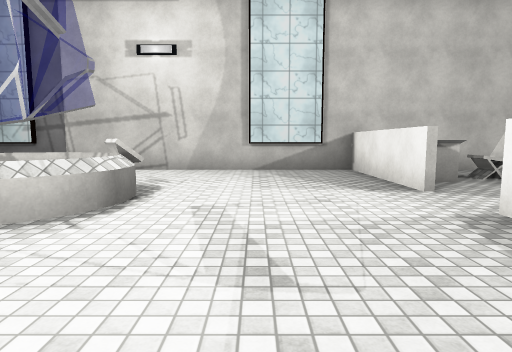
[1] (above)

17 first-person views from a walk through a Unity game level. The camera is 1.4 m above the floor, tilts 6° down and sees 75° across. Doors are open. The floor is counted in squares, 1.95 m on a side. Each view is taken from the middle of a square. On the plan, view 1 faces up. The plan holds only what a view shows up to about 11 squares ahead; the rest is blank. The place goes on beyond the plan. The player is left out. Some animated figures are left out. Surface patterns are stand-ins for the level's own textures.

[2]
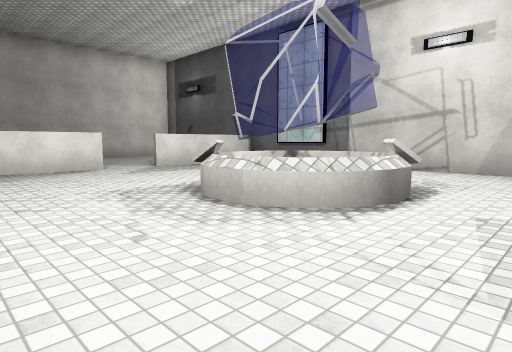

[3]
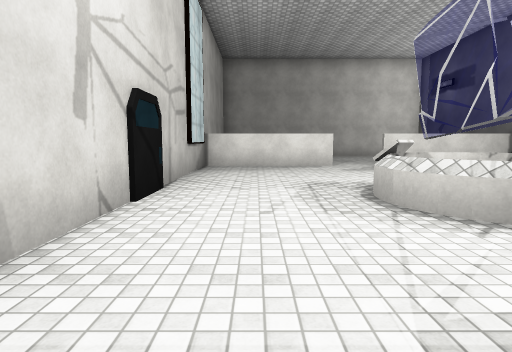

[4]
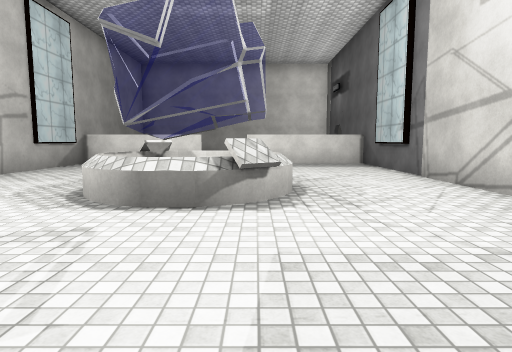

[5]
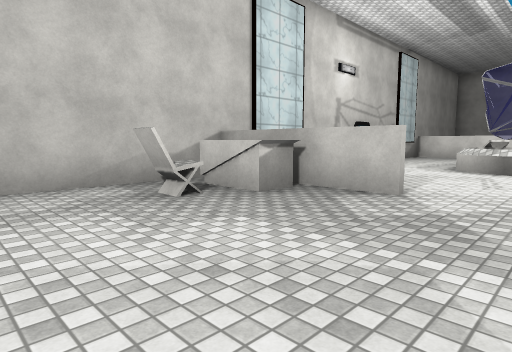

[6]
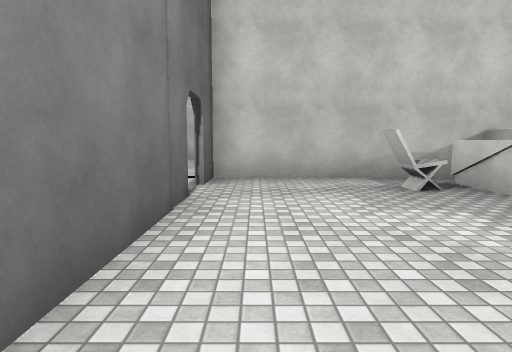

[7]
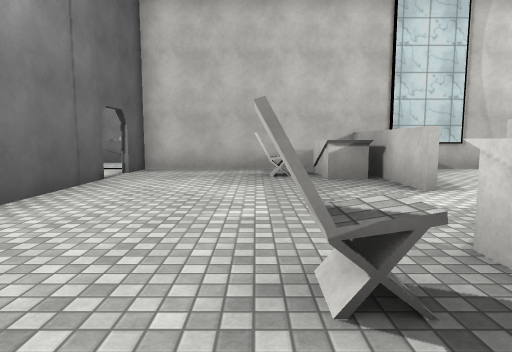

[8]
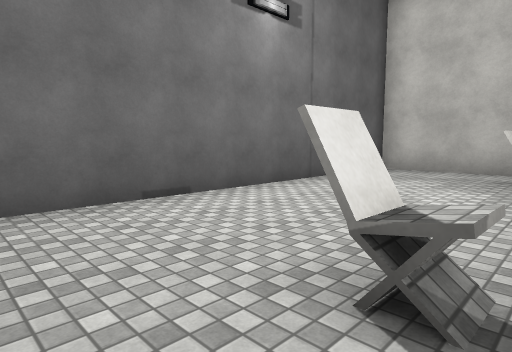

[9]
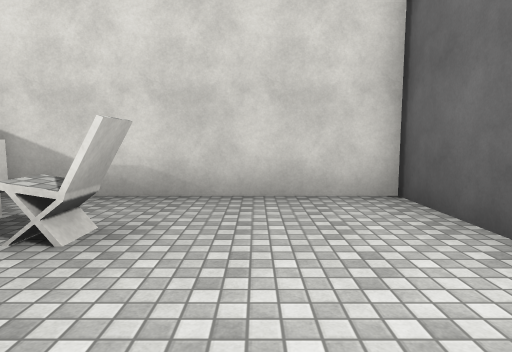

[10]
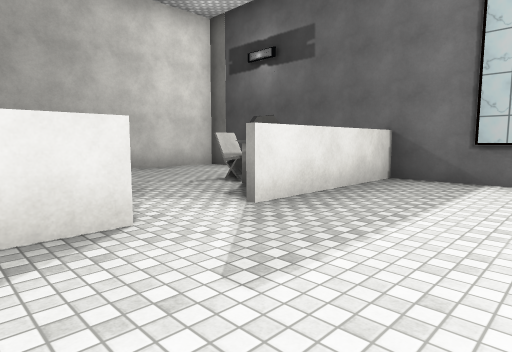

[11]
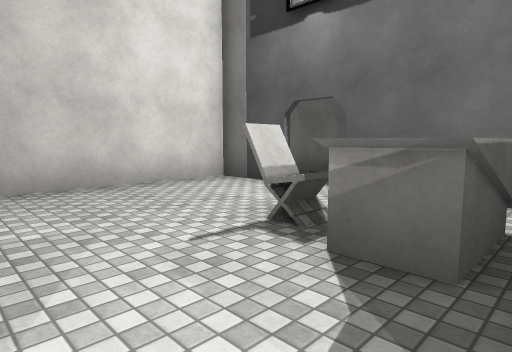

[12]
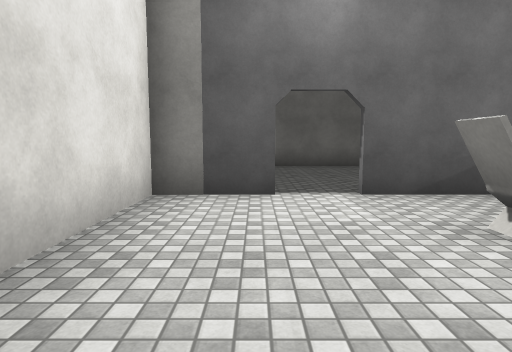

[13]
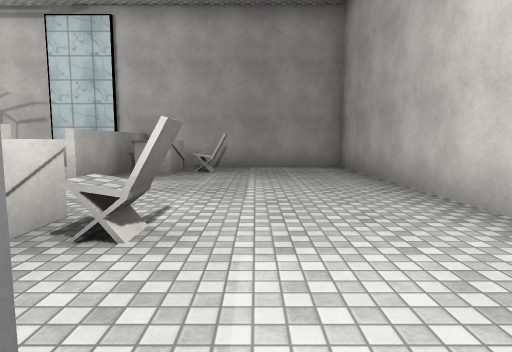

[14]
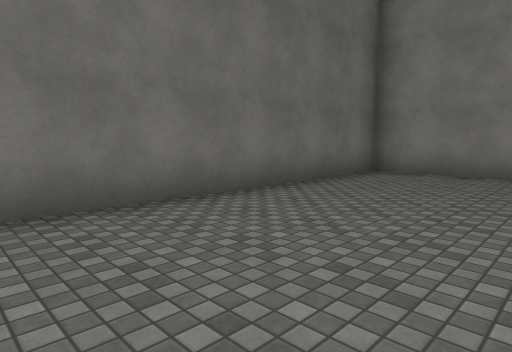

[15]
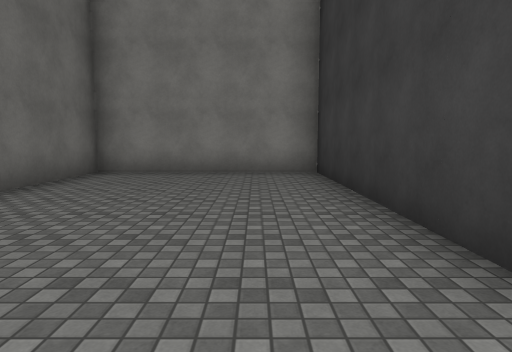

[16]
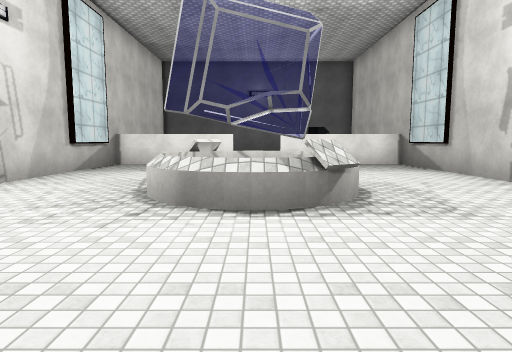

[17]
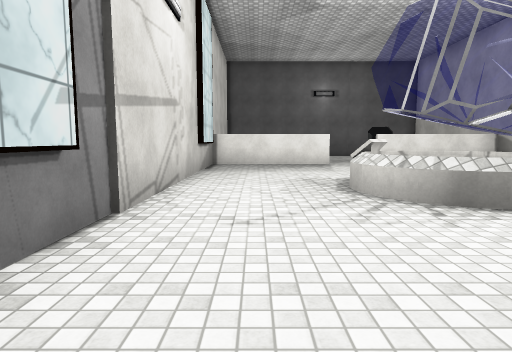

### Floor plan
Points are (right, up) in squares from view 1. A wall is a line through its corners. A room is listed if a view was taken in it or the views show most of it. See-through windows are left out.
Room 1 (views 1, 2, 3, 4, 5, 6, 7, 8, 9, 10, 11, 16, 17)
walls: (2.4, 4.6) (2.4, 5.5); (2.5, 3.2) (2.5, 2.5); (2.4, 2.5) (2.4, 3.2); (2.4, 7.4) (2.4, 8.4) (-8.7, 8.4) (-8.7, 4.6); (2.4, -0.6) (2.4, -0.1); (-8.7, 3.2) (-8.7, -0.5) (7.9, -0.5) (7.9, 0.6); (7.9, 1.6) (7.9, 8.4) (2.6, 8.4)
ways out: opening at (-9, 4) to room 2
objects: other object (-4, 3) to (-2, 5); other object (3, 0) to (3, 2); other object (3, 6) to (4, 7); chair (5, 1); chair (5, 6) to (5, 7)
Room 2 (view 12)
walls: (-12.6, 8.4) (-14.4, 8.4) (-14.4, -0.5) (-8.9, -0.5) (-8.9, 3.2); (-9.5, 8.4) (-11.6, 8.4)
ways out: opening at (-9, 4) to room 1; opening at (-12, 9) to room 3
objects: chair (-11, 1); chair (-11, 6); other object (-10, 1) to (-10, 2); other object (-10, 6) to (-10, 7)
Room 3 (views 13, 14, 15)
walls: (-11.3, 8.6) (-5.3, 8.6) (-5.3, 13.6) (-12.6, 13.6); (-13.7, 12.1) (-13.7, 9.8)
ways out: opening at (-12, 9) to room 2

Where each view was taken, in squares from view 1:
view 1: 0 up, 0 right, facing up
view 2: 0 up, 0 right, facing up-left
view 3: 1 up, 1 right, facing left
view 4: 5 up, 2 right, facing left
view 5: 5 up, 7 right, facing down-left
view 6: 6 up, 7 right, facing down
view 7: 8 up, 5 right, facing down
view 8: 8 up, 4 right, facing down-right
view 9: 4 up, 6 right, facing up
view 10: 2 up, 6 left, facing up-left
view 11: 4 up, 9 left, facing up-left
view 12: 4 up, 13 left, facing up
view 13: 9 up, 12 left, facing down
view 14: 10 up, 13 left, facing up-right
view 15: 10 up, 13 left, facing right
view 16: 4 up, 8 left, facing right
view 17: 7 up, 8 left, facing right
